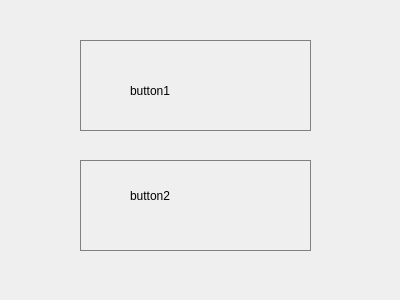
<?xml version="1.0" encoding="UTF-8"?>
<ui version="4.0">
 <class>MyWidget</class>
 <widget class="QWidget" name="MyWidget">
  <property name="geometry">
   <rect>
    <x>0</x>
    <y>0</y>
    <width>400</width>
    <height>300</height>
   </rect>
  </property>
  <property name="windowTitle">
   <string>MyWidget</string>
  </property>
  <widget class="QPushButton" name="pushButton">
   <property name="geometry">
    <rect>
     <x>80</x>
     <y>40</y>
     <width>231</width>
     <height>91</height>
    </rect>
   </property>
   <property name="styleSheet">
    <string notr="true">QPushButton { 
	background-color: rgba(0,0,0,0);
	border:1px solid gray;
}

QPushButton:pressed
{
    background-color:rgba(0,0,0,0);
    padding-left:0px;
    padding-top:0px;
}
</string>
   </property>
   <property name="text">
    <string/>
   </property>
  </widget>
  <widget class="QPushButton" name="pushButton_2">
   <property name="geometry">
    <rect>
     <x>80</x>
     <y>160</y>
     <width>231</width>
     <height>91</height>
    </rect>
   </property>
   <property name="styleSheet">
    <string notr="true">QPushButton
{
	background-color: rgba(0,0,0,0);
	border:1px solid gray;
}

QPushButton:pressed
{
    background-color:rgba(0,0,0,0);
    padding-left:0px;
    padding-top:0px;
}
</string>
   </property>
   <property name="text">
    <string/>
   </property>
  </widget>
  <widget class="QLabel" name="label">
   <property name="geometry">
    <rect>
     <x>130</x>
     <y>70</y>
     <width>111</width>
     <height>41</height>
    </rect>
   </property>
   <property name="text">
    <string>button1</string>
   </property>
  </widget>
  <widget class="QLabel" name="label_2">
   <property name="geometry">
    <rect>
     <x>130</x>
     <y>170</y>
     <width>121</width>
     <height>51</height>
    </rect>
   </property>
   <property name="text">
    <string>button2</string>
   </property>
  </widget>
  <zorder>label_2</zorder>
  <zorder>label</zorder>
  <zorder>pushButton</zorder>
  <zorder>pushButton_2</zorder>
 </widget>
 <layoutdefault spacing="6" margin="11"/>
 <resources/>
 <connections/>
</ui>
